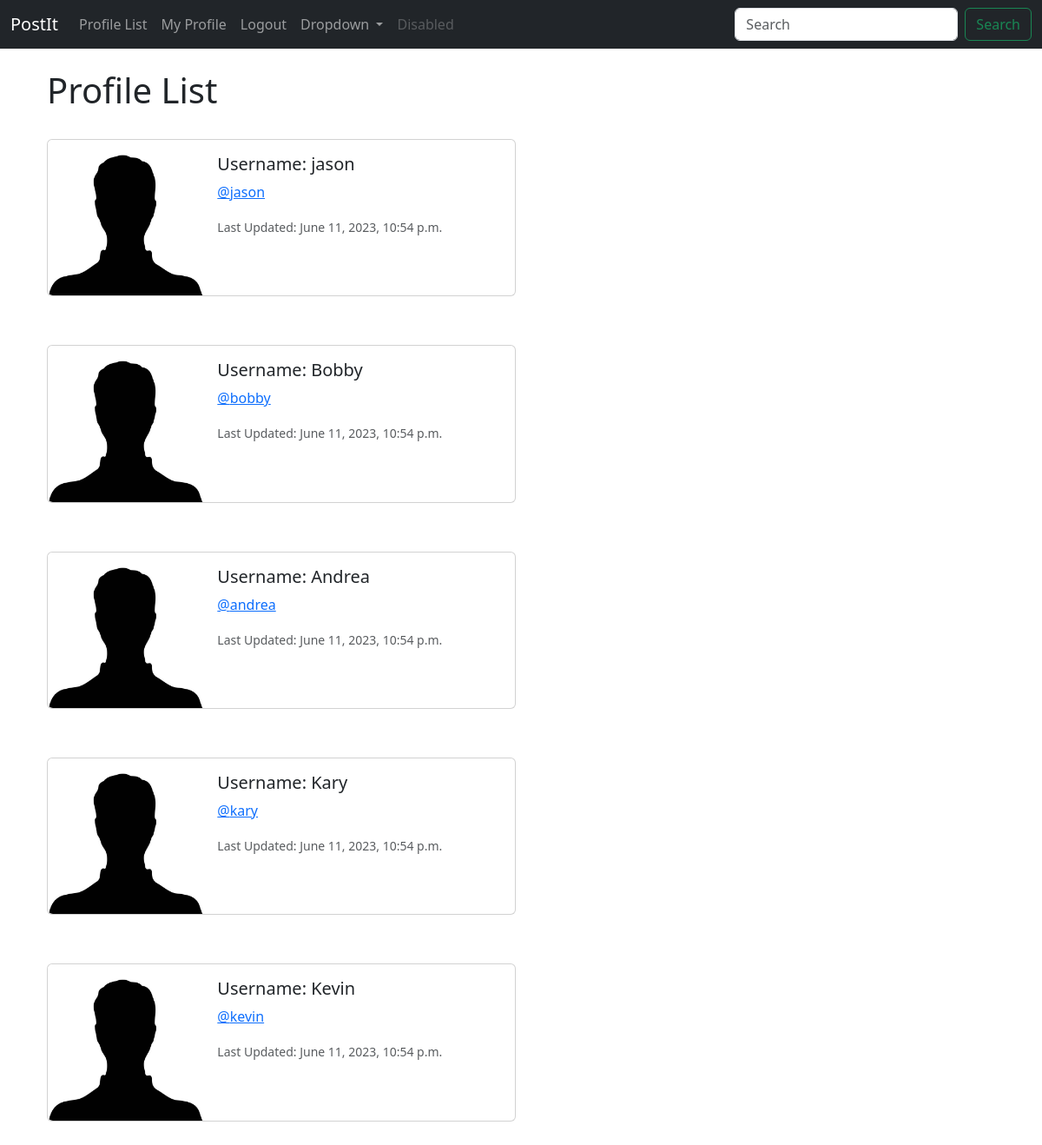
Before: /profile_list/ (signed in) with the older database file.
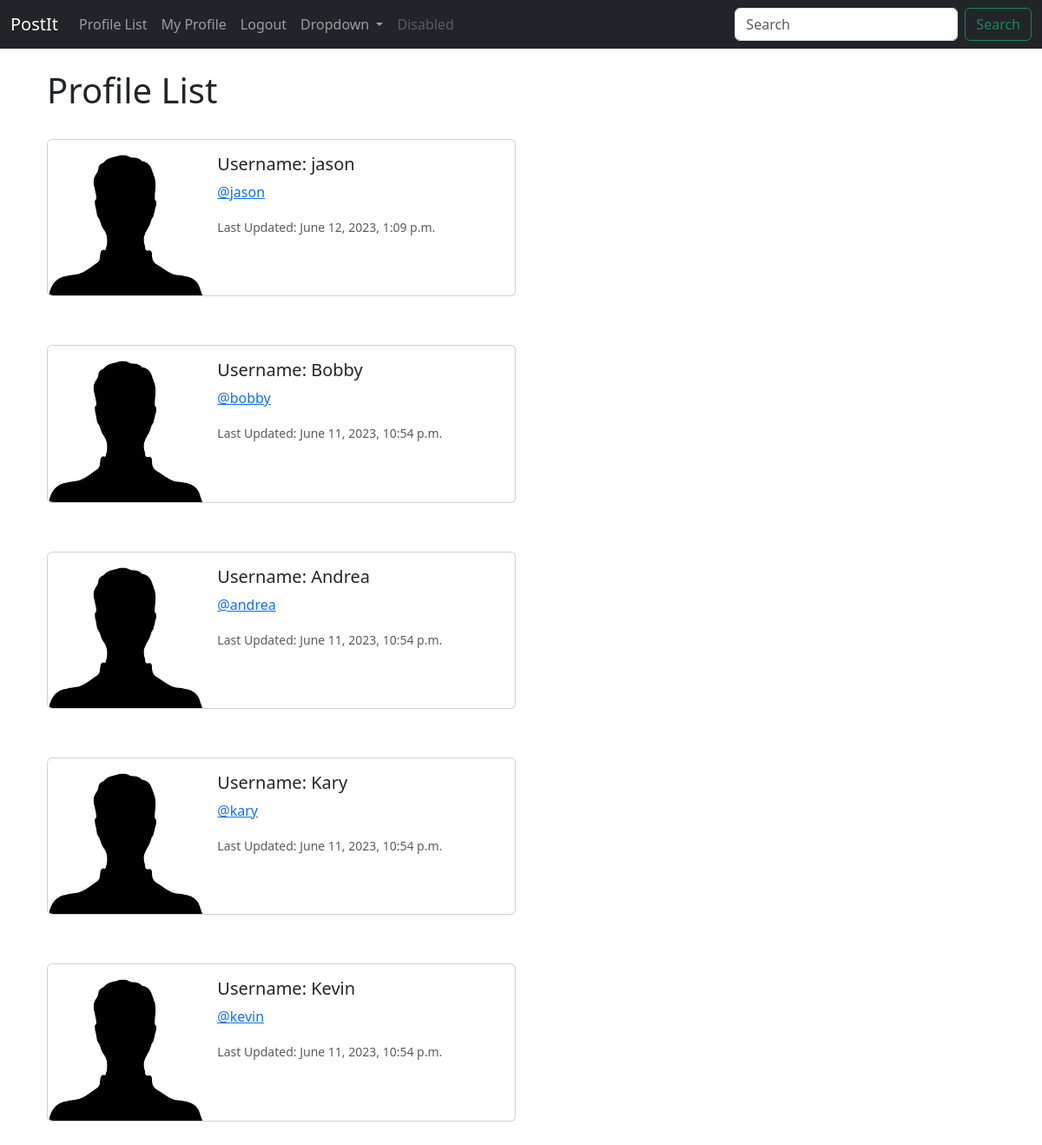
After: the same page with the newer database file.
### postit/models.py (models this page shows, shortened)
class Profile(models.Model):
    user = models.OneToOneField(User, on_delete=models.CASCADE)
    follows = models.ManyToManyField(
        'self',
        related_name='followed_by',
        symmetrical=False,
        blank=True
    )
    date_modified = models.DateTimeField(User, auto_now=True)

### postit/views.py (the view)
# urls.py: path('profile_list/', views.profile_list, name='profile_list'),
def profile_list(request):
    if request.user.is_authenticated:
        profiles = Profile.objects.exclude(user=request.user)
        return render(request, 'profile_list.html', {'profiles': profiles})
    else:
        messages.success(request, 'You must be logged in to view this page!')
        return redirect('home')

### postit/templates/profile_list.html
{% extends 'base.html' %}
{% load static %}
{% block content %}
<h1>Profile List</h1>
<br/>
{% if profiles%}
    {%for profile in profiles %}
            <div class="card mb-2" style="max-width: 540px;">
              <div class="row g-0">
                <div class="col-md-4">
                  <img src="{% static 'images/profile.jpg' %}" class="img-fluid rounded-start" alt="Profile pic">
                </div>
                <div class="col-md-8">
                  <div class="card-body">
                    <h5 class="card-title">Username: {{ profile.user.username }}</h5>
                    <p class="card-text"><a href="{% url 'profile' profile.user.id %}">@{{ profile.user.username|lower }}</a></p>
                    <p class="card-text"><small class="text-body-secondary">Last Updated: {{ profile.date_modified }}</small></p>
                  </div>
                </div>
              </div>
            </div>
        <br/><br/>
    {% endfor %}
{% endif %}
{% endblock %}

Changed rows visible on the page:
changed Profile "jason": date_modified "June 11, 2023, 10:54 p.m." → "June 12, 2023, 1:09 p.m."
